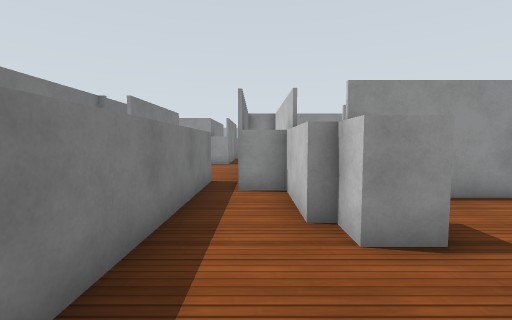
View 1 (above)

20 first-person views from a walk through a robot-simulator world made for Gazebo. The camera is 1.2 m above the floor, tilts 4° down and sees 90° across. The floor is counted in squares, 1 m on a side. Each view is taken from the middle of a square. On the plan, view 1 faces up. The plan holds only what a view shows up to about 12 squares ahead; the rest is blank. Simple patterns stand in for the simulator's built-in surfaces.

View 2
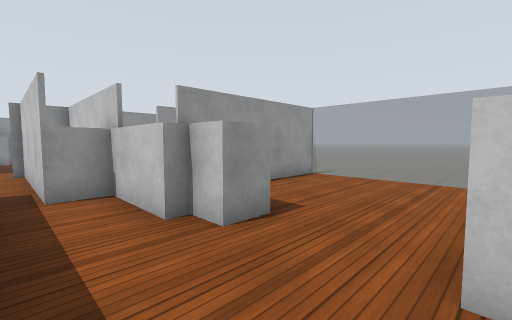

View 3
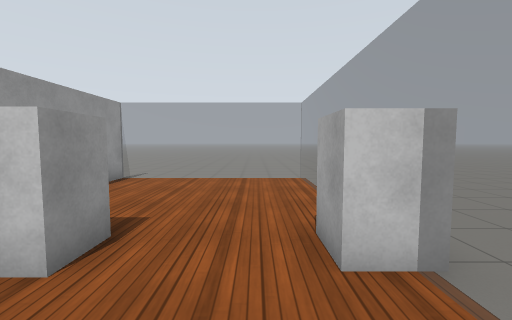

View 4
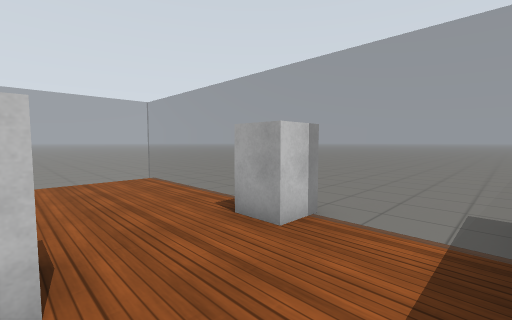

View 5
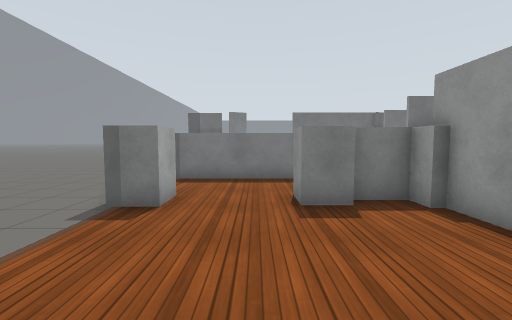

View 6
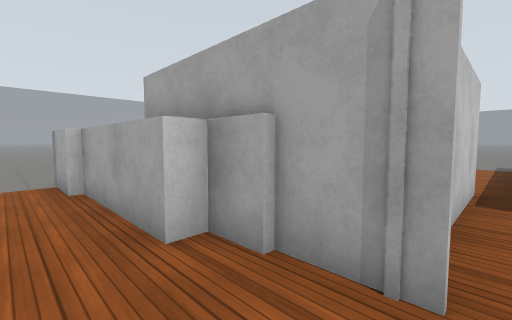

View 7
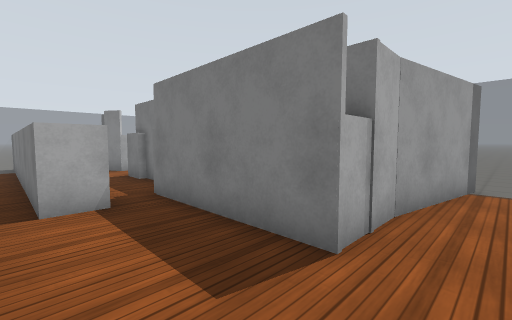

View 8
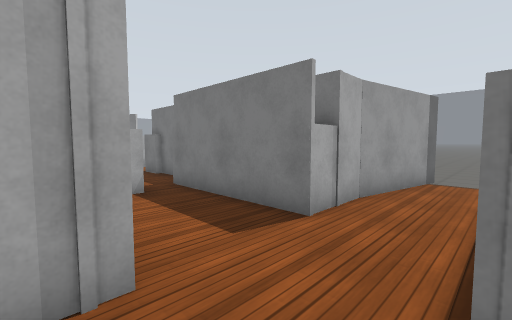

View 9
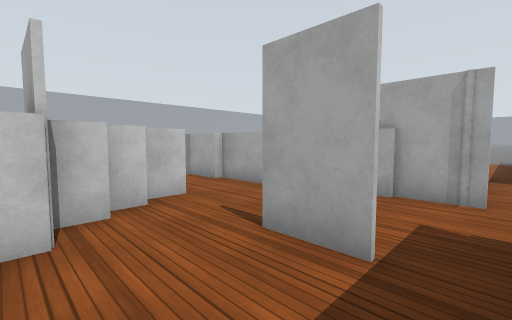

View 10
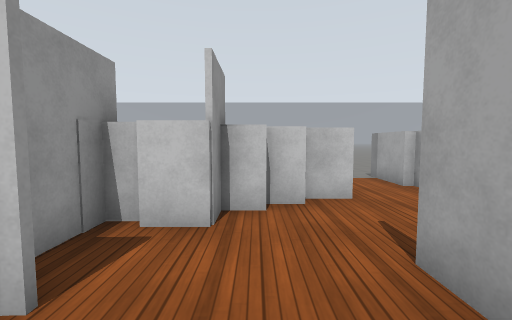

View 11
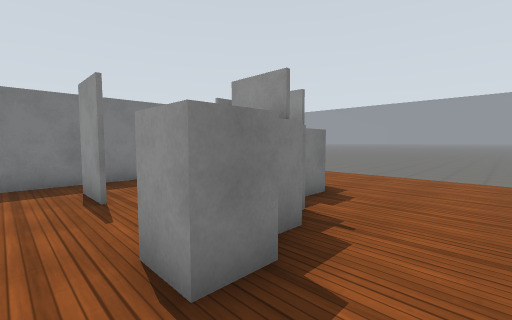

View 12
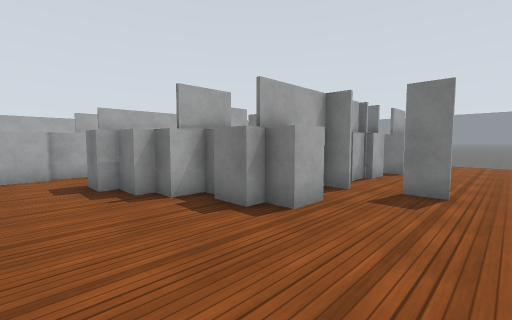

View 13
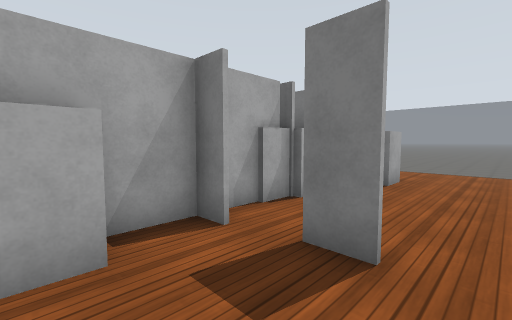

View 14
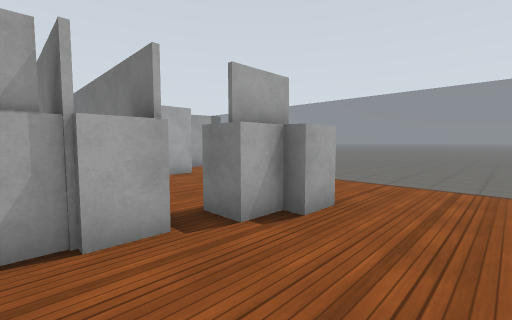

View 15
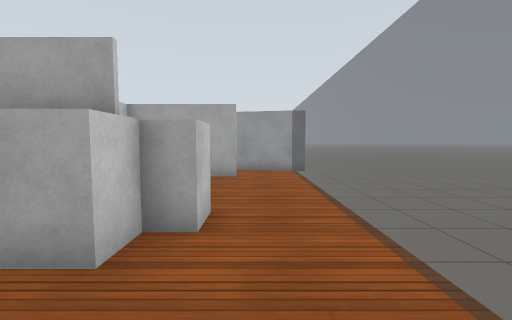

View 16
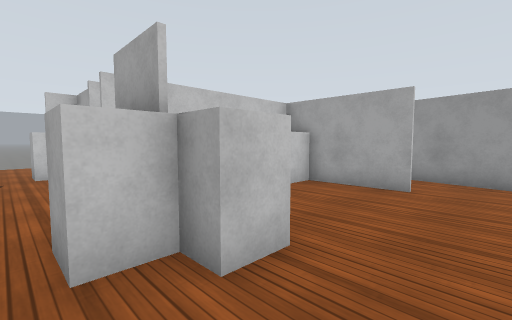

View 17
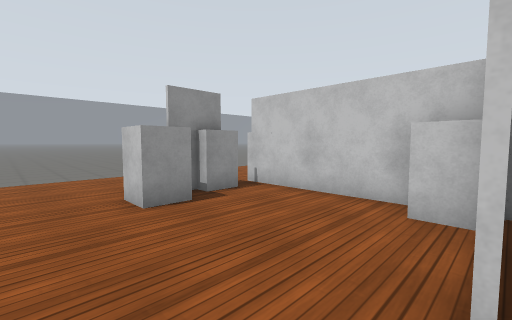

View 18
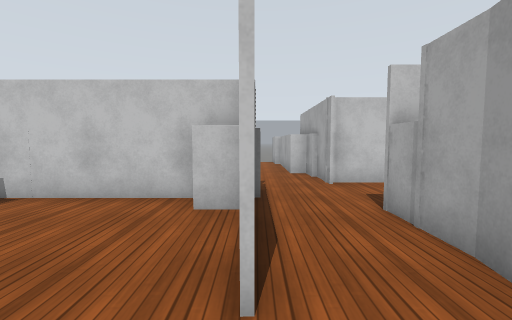

View 19
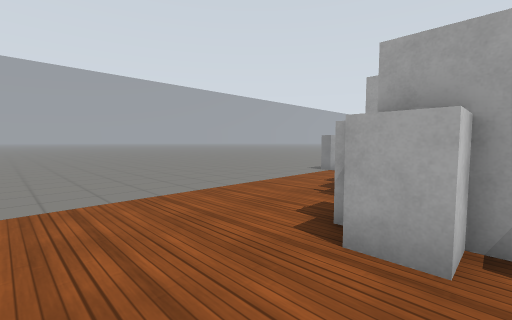

View 20
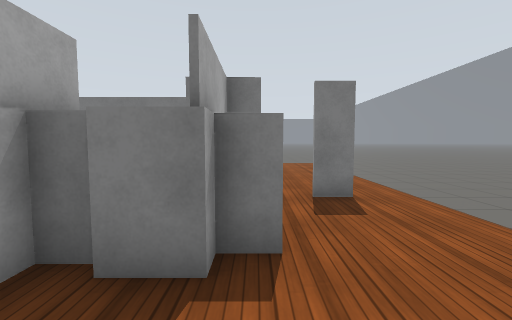

### Floor plan
Key: @ floor where view 1 was taken; # wall or solid block; . floor; = window, fence, low wall or low ledge; B white box.
Columns run from 9 left of view 1 to 8 right of it. Each row starts with its distance up from view 1.
 24  ================
 23 =................=
 22 =........B.......=
 21 =................=
 20 =...BB.B..#.B....=
 19 =..BBB.BB###BB...=
 18 =......#. ..BB...=
 17 =......#.....BB..=
 16 =......#.....BB..=
 15 =.....BB.##...B..=
 14 =..####B.........=
 13 =..............BBB
 12 =###.....#B####
 11     #B...##B
 10     ##...##
  9      #...##
  8      B...##
  7      B.#.B#
  6       .#..BB#####=
  5      #.#..BB.....=
  4     BB.#..BB.....=
  3      . #..BB.....=
  2      . #.........=
  1     BB #.........=
  0        #.@.B.....=
 -1        #===B=====.
 -2         #.... ....

Positions as (right, up) in squares from view 1, and headings:
1: (0, 0), facing up
2: (-1, 0), facing up-right
3: (-1, 1), facing right
4: (-1, 3), facing down-right
5: (7, 2), facing left
6: (-1, 14), facing down-right
7: (-1, 13), facing down-left
8: (0, 14), facing down-left
9: (-1, 18), facing down-right
10: (-1, 17), facing right
11: (7, 14), facing up-left
12: (7, 23), facing down-left
13: (3, 23), facing down-left
14: (-1, 23), facing down-left
15: (-7, 23), facing down
16: (-8, 21), facing down-right
17: (-8, 14), facing up-right
18: (-8, 14), facing right
19: (2, 23), facing down-right
20: (6, 20), facing left
